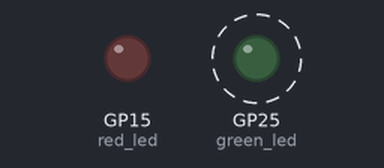
Recording of a program running on a simulated Raspberry Pi Pico running MicroPython. On the bench: output pins drawn as LEDs (lit = HIGH). Dashed ring = blinking. What the program prints to the serial console is not drawn. At 20.0 s the program stops and its outputs stay as they are.

Above: at 0.5 s.
At 3.5 s:
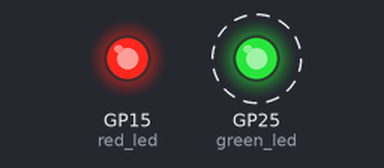
Timing chart, 0 to 5.2 s (numbered marks = the images above):
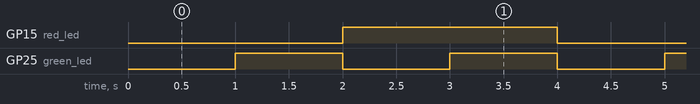

Measured:
- by itself, GP15 (red_led): alternates HIGH for 2.0 s and LOW for 2.0 s
- by itself, GP25 (green_led): alternates HIGH for 1.0 s and LOW for 1.0 s, 10 changes in all, then stays LOW

The program:

main3.py
```python
from machine import Timer, Pin

green_led = Pin("LED", Pin.OUT)
green_count = 0
def green_led_callback(t:Timer):
    global green_count
    green_count += 1
    green_led.toggle() #如果現在是開啟(亮的)。改成關閉；反之亦然
    print(f"Green_timer被執行{green_count}次")
    if green_count >= 10:
        t.deinit()
        green_led.off()

green_led_timer = Timer(period=1000, mode=Timer.PERIODIC, callback=green_led_callback)

red_led = Pin(15, Pin.OUT) #看接哪個pin角(PGX)
red_count = 0
def red_led_callback(t:Timer):
    global red_count
    red_count += 1
    red_led.toggle() #如果現在是開啟(亮的)。改成關閉；反之亦然
    print(f"Red_timer被執行{red_count}次")
    if red_count >= 10:
        t.deinit()
        red_led.off()

red_led_timer = Timer(period=2000, mode=Timer.PERIODIC, callback=red_led_callback)
```
